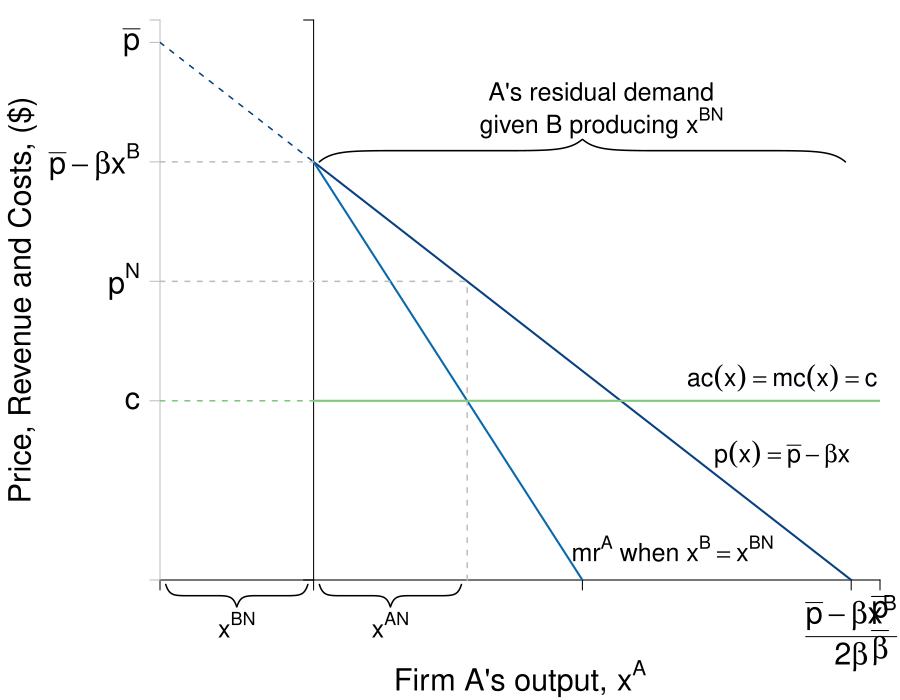

Source code (R):
#Graph Designer: Simon Halliday
#Authors: Bowles and Halliday
#Title: Coordination, Conflict and Competition: A Text in Microeconomics

require(shape)
require(pBrackets)
pdf(file = "competitionmarkets/duopoly_residual.pdf", width = 9, height = 7)

#Set parameters for graphics
pointsize <- 1.8
axislabelsize <- 1.8
labelsize <- 1.5
namesize <- 1.8
annotatesize <- 1.5
graphlinewidth <- 2
segmentlinewidth <- 1.5

COL <- c("#7fc97f", "#beaed4", "#fdc086", "#ffff99", "#386cb0", "#f0027f", "#bf5b17", "#666666")
COLA <- c("#e0f3db", "#99d8c9","#66c2a4","#41ae76", "#238b45", "#005824")
COLB <- c("#c6dbef", "#4eb3d3", "#2b8cbe", "#0868ac","#084081")

#Edited the margins to cater for the larger LHS labels
par(mar =  c(6, 8, 1, 1))

AvgRevenue <- function(xA,  xB = 0, pbar = 12, beta = 1){
  pbar - (beta)*(xA + xB)
}

#p = pbar - beta(xA + xB)
#=>r(xA) = (pbar - beta(xA + xB))xA 
#=>r(xA) = pbar*xA - beta(xA)^2 - beta(xA*xB)
#=>mr(xA) = pbar - 2beta*x^A - beta*xB
#mc = 5 = 12 - x^A - 4

MRevenue <- function(xA, xB = 0, pbar = 12, beta = 1){
  pbar - 2*beta*(xA) - beta*xB
}

MRevResid <- function(xA, xB = 0, pbar = 12, beta = 1){
  pbar - 2*beta*(xA) + beta*xB
}

AvgCost <- function(x, c0 = 2, c1 = 4){
  c0/xA + c1
}

xlims <- c(0, 12.5)
ylims <- c(0, 12.5)

#Code three relevant points for x, 
#1. A's output, xhigh, when A is a monopolist. 
#2. A's output, xlow, when A and B are in a duopoly and B produces the NE output 
#3. the x intercept for A's mr curve for xB > 0

xlow <- function(c, beta = 1, pbar = 12){
  (pbar - c)/(3*beta)
}

xhigh <- function(c, beta = 1, pbar = 12){
  (pbar - c)/(2*beta)
}

mrxInt <- function(xB, pbar = 12, beta = 1){
  (pbar - beta*xB)/(2*beta)
}

npts <- 501 
x <- seq(xlims[1], xlims[2], length.out = npts)
y <- seq(ylims[1], ylims[2], length.out = npts) 

plot(0, 0, xlim = xlims, ylim = ylims, type = "n",
     xlab = expression(paste("")),
     ylab = expression(paste("")), 
     xaxt = "n", 
     yaxt = "n", 
     cex.lab = axislabelsize, 
     bty = "n",
     xaxs="i", 
     yaxs="i")

# ticksy <- seq(from = ylims[1], to = ylims[2], by = 1)
# ylabels <- seq(from = ylims[1], to = ylims[2], by = 1)
# ticksx <- seq(from = xlims[1], to = xlims[2], by = 1)
# xlabels <- seq(from = xlims[1], to = xlims[2], by = 1)
ticksy <- c(0, 4, AvgRevenue(xA = 8/3, xB = 8/3), MRevenue(xA = 0, xB = 2.667), AvgRevenue(xA = 0), ylims[2])
ylabels <- c(NA, expression(paste(c)), expression(paste(p^N)), expression(paste(bar(p) - beta*x^B )), expression(paste(bar(p))), NA)
ticksx <- c(0, 8/3, mrxInt(xB = 2.667) + 8/3,  12, xlims[2])
xlabels <- c(NA,  NA, expression(paste(frac(bar(p) - beta*x^B,2*beta ))), expression(paste(frac(bar(p),beta))), NA )
ticksy2 <- c(ylims[1], ylims[2])
  
axis(1, at = ticksx, pos = 0, labels = FALSE, cex.axis = axislabelsize)
text(x = c(0, mrxInt(xB = 2.667) + 8/3,  12, xlims[2]), par("usr")[3] - 0.4, labels = xlabels, srt = 0, pos = 1, xpd = TRUE, cex = axislabelsize)
axis(2, at = ticksy, pos = 0, labels = ylabels, las = 1, cex.axis = axislabelsize, col = "grey")
axis(2, at = ticksy2, pos = 8/3, labels = NA, las = 1, cex.axis = axislabelsize)


npts <- 500 
xx1 <- seq(xlims[1], xlims[2], length.out = npts)
xx2 <- seq(8/3, xlims[2], length.out = npts)
xx3 <- seq(xlims[1], 8/3, length.out = npts)
xx4 <- seq(8/3, xlims[2], length.out = npts)

#lines(xx1, bcA(xx1, w = 10, p = 1.5), col = COLB[3], lwd = graphlinewidth)
#lines(xx1, AvgRevenue(xx1, beta = 1), col = COLB[5], lwd = graphlinewidth)
#lines(xx1, MRevenue(xx1, beta = 1), col = COLB[4], lwd = graphlinewidth)
lines(xx3, AvgRevenue(xx3, xB = 0, beta = 1), col = COLB[5], lwd = segmentlinewidth, lty = 2)
lines(xx4, AvgRevenue(xx4, xB = 0, beta = 1), col = COLB[5], lwd = graphlinewidth)
#lines(xx1, AvgRevenue(xx1, xB = 2.666667, beta = 1), col = COLB[5], lwd = graphlinewidth)
#lines(xx1, MRevenue(xx1, xB = 2.666667, beta = 1), col = COLB[4], lwd = graphlinewidth)
lines(xx2, MRevResid(xx2, xB = 2.666667, beta = 1), col = COLB[4], lwd = graphlinewidth)


#lines(xx1, AvgCost(xx1, c0 = 2, c1 = 4), col = COLA[5], lwd = graphlinewidth)

#Label the axes
text(0.5*(xlims[2]), -2.2, expression(paste("Firm A's output, ", x^A)), xpd = TRUE, cex = axislabelsize) 
#mtext(expression(paste("Quantity of output, ", x)), side=1, line = 2.5, cex = axislabelsize)
text(-2.4, 0.5*ylims[2], expression(paste("Price, Revenue and Costs, ($)")), xpd = TRUE, srt = 90, cex = axislabelsize) 
#text(-0.8, 0.5*ylims[2], expression(paste("Price, Revenue and Costs, ($), ", list(p, r, ac), " and ", mc)), xpd = TRUE, cex = axislabelsize, srt = 90) 

#Label curves
text(10.8, 4.5, expression(paste(ac(x) == mc(x),phantom() == c)), cex = annotatesize)
text(10.8, 2.8, expression(paste(p(x) == bar(p) - beta*x)), cex = annotatesize)

text(8.9, 0.7, expression(paste(mr^A, " when ", x^B == x^{BN} )), cex = annotatesize)

#text(xlims[2] - 1, ylims[2] - 1, expression(paste(mr^A == bar(p) - 2*beta*x^A - beta*x^B)), cex = labelsize)

# text(4, 5.8, expression(paste(mr[2]^A, " when ", x^B == 0)), cex = annotatesize)
# text(4.6, 5.8, expression(paste(p^A, " when ", x^B > 0 )), cex = annotatesize)
# text(4.6, 8.8, expression(paste(p^A, " when ", x^B == 0 )), cex = annotatesize)


#Labels cost and profit areas
# text(2, 0.5*AvgCost(x = 4), expression("Total Costs"), cex = labelsize)
# text(2, 6, expression("Economic"), cex = labelsize)
# text(2, 5.5, expression("Profit"), cex = labelsize)

#Draw segments for quantities
#segments(xlow(c = 4), 0, xlow(c = 4), 4, lty = 2, col = "darkgrey" , lwd = segmentlinewidth)
#segments(xhigh(c = 4), 0, xhigh(c = 4), 4, lty = 2, col = "darkgrey" , lwd = segmentlinewidth)

#Segment for pb - 2beta xb
# segments(8/3, 0, 8/3, AvgRevenue(xA = 8/3), lty = 2, col = "gray" , lwd = segmentlinewidth)
segments(0, AvgRevenue(xA = 8/3), 8/3, AvgRevenue(xA = 8/3), lty = 2, col = "gray" , lwd = segmentlinewidth)

#With xX and xB
segments(2*8/3, 0, 2*8/3, AvgRevenue(xA = 8/3, xB = 8/3), lty = 2, col = "gray" , lwd = segmentlinewidth)
segments(0, AvgRevenue(xA = 8/3, xB = 8/3), 2*8/3, AvgRevenue(xA = 8/3, xB = 8/3), lty = 2, col = "gray" , lwd = segmentlinewidth)

#Marginal cost
segments(0, 4, 8/3, 4, lty = 2, col = COL[1] , lwd = segmentlinewidth)
segments(8/3, 4, xlims[2], 4, lty = 1, col = COL[1] , lwd = graphlinewidth)


#Label Points for comparison
#points(4, MRevenue(x = 4), pch = 16, col = "black", cex = 1.5)
#text(3.8, MRevenue(x = 4) - 0.4, expression(i), cex = labelsize)


# points(xhigh(c = 4), MRevenue(xA = xhigh(c = 4)), 
#        pch = 16, col = "black", cex = 1.5)
# text(xhigh(c = 4) + 0.1, MRevenue(xA = xhigh(c = 4)) + 0.3,  
#      expression(h), cex = labelsize)
# 
# points(xlow(c = 4), MRevenue(xA = xlow(c = 4), xB = 2.667), 
#        pch = 16, col = "black", cex = 1.5)
# text(xlow(c = 4) + 0.1, MRevenue(xA = xlow(c = 4), xB = 2.667) + 0.3,  
#      expression(g), cex = labelsize)


#Arrow to mr = mc
# text(7.5, 9.5, expression(paste("Profit Maximum at")), cex = labelsize)
# text(7.5, 9, expression(paste(mr == mc)), cex = labelsize)
# Arrows(6.1, 9.2, 4.2, 4.3, col = "black", lty = 1, lwd = 2, arr.type = "triangle", arr.lwd = 0.5)


brackets(8/3-0.1, -0.1, 0.1, -0.1,  h = 0.5,  ticks = 0.5, curvature = 0.5, type = 1,
         col = 1, lwd = segmentlinewidth, lty = 1, xpd = TRUE)
text(0.5*8/3, -1, expression(paste(x^{BN} )), cex = annotatesize, xpd = TRUE)


brackets(2*8/3 - 0.1, -0.1, 8/3 + 0.1, -0.1,  h = 0.5,  ticks = 0.5, curvature = 0.5, type = 1,
         col = 1, lwd = segmentlinewidth, lty = 1, xpd = TRUE)
text(8/3 + 0.5*8/3, -1, expression(paste(x^{AN} )), cex = annotatesize, xpd = TRUE)


brackets(8/3 + 0.1, AvgRevenue(xA = 0, xB = 8/3), 12 - 0.1, AvgRevenue(xA = 0, xB = 8/3),  h = 0.5,  ticks = 0.5, curvature = 0.5, type = 1,
         col = 1, lwd = segmentlinewidth, lty = 1, xpd = TRUE)

text(10/2 + 8/3, 10.9, expression(paste("A's residual demand")), cex = annotatesize, xpd = TRUE)
text(10/2 + 8/3, 10.2, expression(paste("given B producing ", x^{BN})), cex = annotatesize, xpd = TRUE)


#Draw the polygon for profit
# xpoly1 <- c(0, 4, 4, 0, 0)
# ypoly1 <- c(4, 4, AvgRevenue(xA = 4), AvgRevenue(xA = 4), 4)
# polygon(x = xpoly1, y = ypoly1, col=COLA[1], density=NULL, border = NA)

#Draw the polygon for costs
# xpoly2 <- c(0, 4, 4, 0, 0)
# ypoly2 <- c(0, 0, 4, 4, 4)
# polygon(x = xpoly2, y = ypoly2, col=COLB[1], density=NULL, border = NA)


dev.off()
